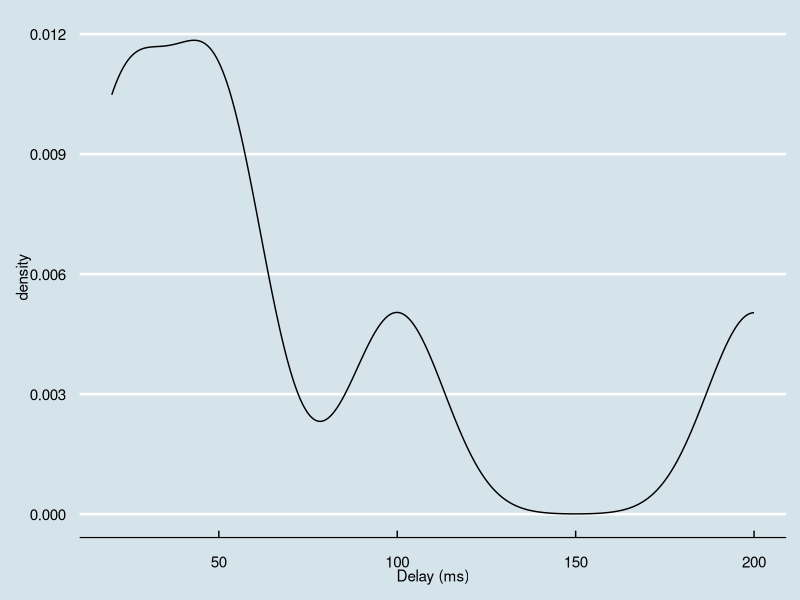

Write the R code that produced this figure.
#!/usr/bin/env Rscript

# load in the thangs
library(ggplot2)
library(scales)
library(ggthemes)

# read csv files
data <- read.csv('time_series.csv')

# set timestamp
data$timestamp_obj <- as.POSIXct(data$timestamp, format="%Y-%m-%d %H:%M:%S")

# create png
png('time_series_kde.png', width=800, height=800)

# use ggplot
ggplot(data, aes(x=delay)) + 
    geom_line(stat='density', adjust=1/2) + 
    xlab("Delay (ms)") + 
    theme_economist() + 
    scale_colour_economist()
dev.off()
